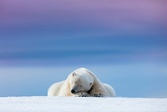
#> input picture cv_4/bear.jpg, 167 x 112 px, shrunk from 612 x 408 before the run
$ python Denysenko_cv_4.py
#> lines starting #> are read from the running program, lines starting #| are printed output that depends on the picture
# Четверта лабораторна робота

# Імпортуємо необхідні бібліотеки та зчитаємо зображення:

import numpy as np
import random
from PIL import Image
import cv2 as cv
import random
import matplotlib.pyplot as plt

# Перше зображення
bear = cv.imread('bear.jpg', 0)
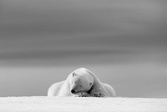
#> bear: shape (112, 167); min 0, max 244, mean 151.2
# Друге зображення
kyiv = cv.imread('kyiv.jpg', 0)
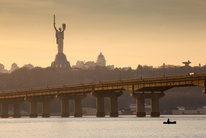
#> input picture cv_4/kyiv.jpg, 206 x 138 px, shrunk from 755 x 503 before the run
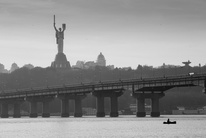
#> kyiv: shape (138, 206); min 0, max 232, mean 143.5
#Третє зображення
fuji = cv.imread('fuji.jpg', 0)
#Четверте зображення
buildings = cv.imread('buildings.jpg', 0)
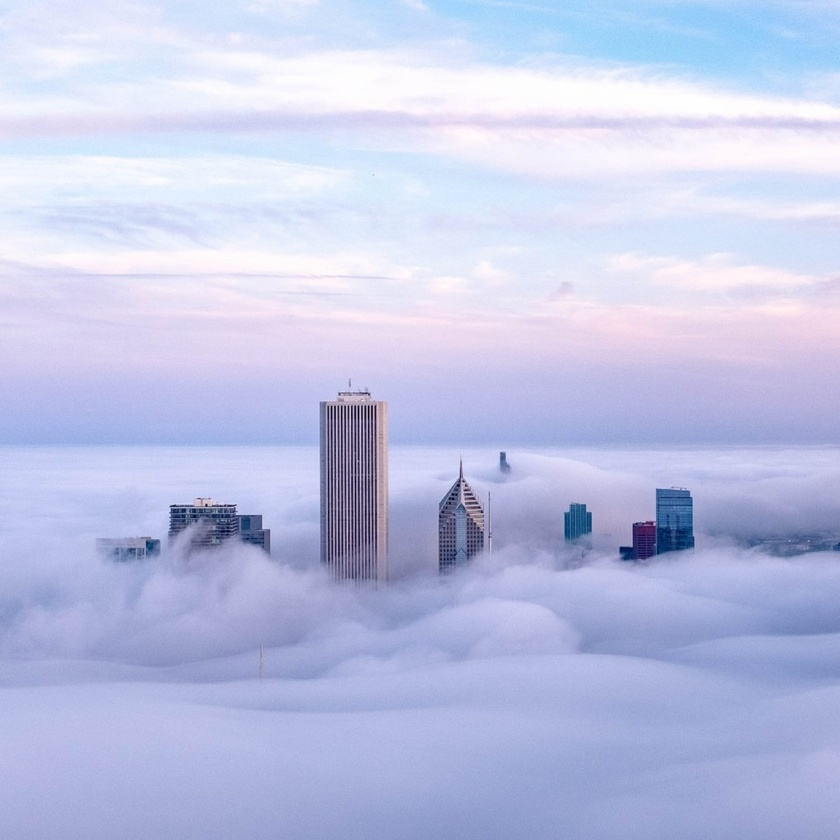
#> input picture cv_4/buildings.jpg, 840 x 840 px, shrunk from 3072 x 3072 before the run
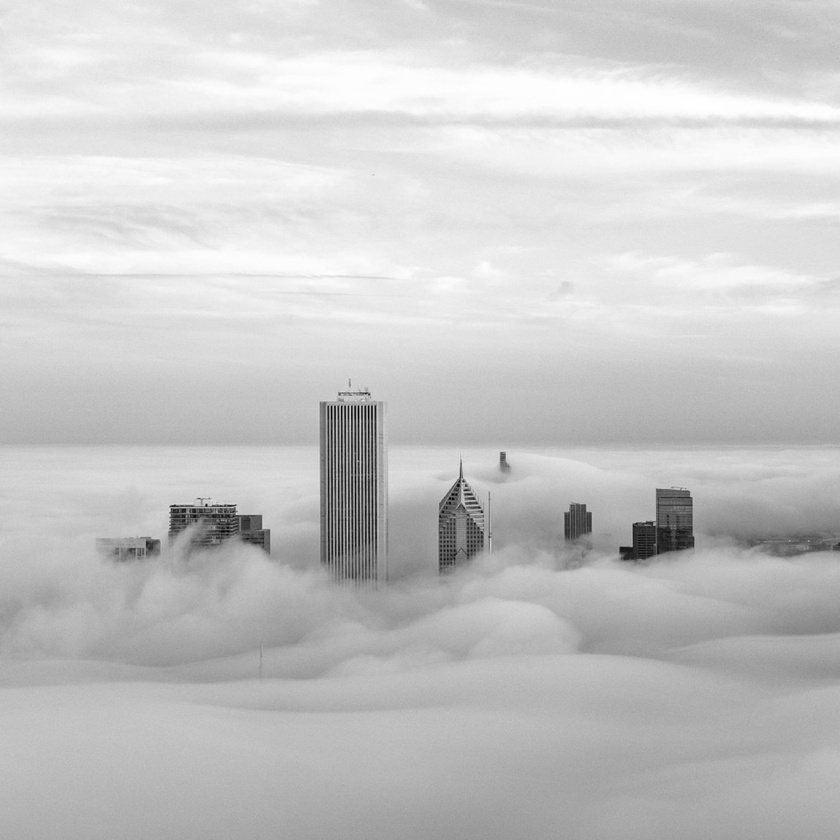
#> buildings: shape (840, 840); min 0, max 255, mean 198.8

fig, ((img1, img2), (img3, img4)) =  plt.subplots(2, 2)
fig.suptitle('Оригінальні зображення')
img1.set_title('bear')
img2.set_title('fuji')
img3.set_title('kyiv')
img4.set_title('buildings')
img1.imshow(bear, cmap='gray')
#> (the run stopped early here; a loop or call above may not have finished)
